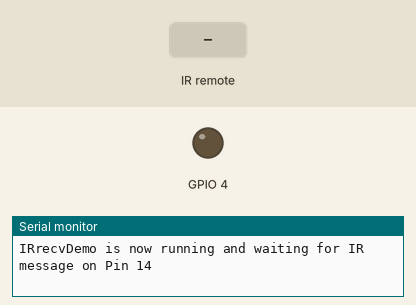
Bench run of a sketch on a simulated ESP8266 (NodeMCU). Parts: output pins drawn as LEDs (lit = HIGH), the last lines printed to the serial monitor. The inputs (shaded band) are chosen by the test bench.

Above: at 1.2 s.
1.3 s: infrared code 0xFF30CF received
At 2.1 s:
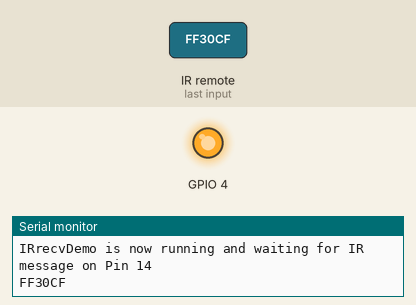
2.9 s: infrared code 0xFF18E7 received
At 3.4 s:
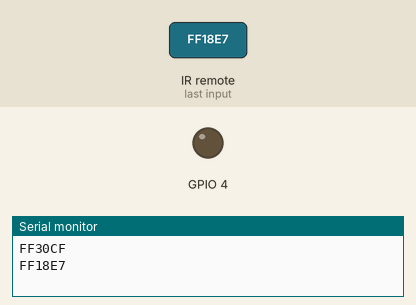
Timing chart, 0 to 5.9 s (numbered marks = the images above; inputs shaded):
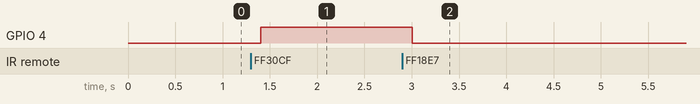

The sketch:

ir_remote_esp8266.ino
```cpp
// (licence header left out)
#include <Arduino.h>
#include <IRremoteESP8266.h>
#include <IRrecv.h>
#include <IRutils.h>

// An IR detector/demodulator is connected to GPIO pin 14(D5 on a NodeMCU
// board).
// Note: GPIO 16 won't work on the ESP8266 as it does not have interrupts.
const uint16_t kRecvPin = 14;

IRrecv irrecv(kRecvPin);

decode_results results;

void setup() {
  Serial.begin(115200);
  irrecv.enableIRIn();  // Start the receiver
  while (!Serial)  // Wait for the serial connection to be establised.
    delay(50);
  Serial.println();
  Serial.print("IRrecvDemo is now running and waiting for IR message on Pin ");
  Serial.println(kRecvPin);
  pinMode(4, OUTPUT);
}

void loop() {
  if (irrecv.decode(&results)) {
    // print() & println() can't handle printing long longs. (uint64_t)
    serialPrintUint64(results.value, HEX);
    Serial.println("");
    irrecv.resume();  // Receive the next value
  }
  delay(100);
  switch(results.value){
    case 0xFF30CF:
    digitalWrite(4, HIGH);
    }
  switch(results.value){
    case 0xFF18E7:
    digitalWrite(4, LOW);
  }
}
```

Measured:
- after the input at 1.3 s, GPIO 4: LOW → HIGH after 0.10 s
- after the input at 2.9 s, GPIO 4: HIGH → LOW after 0.10 s
